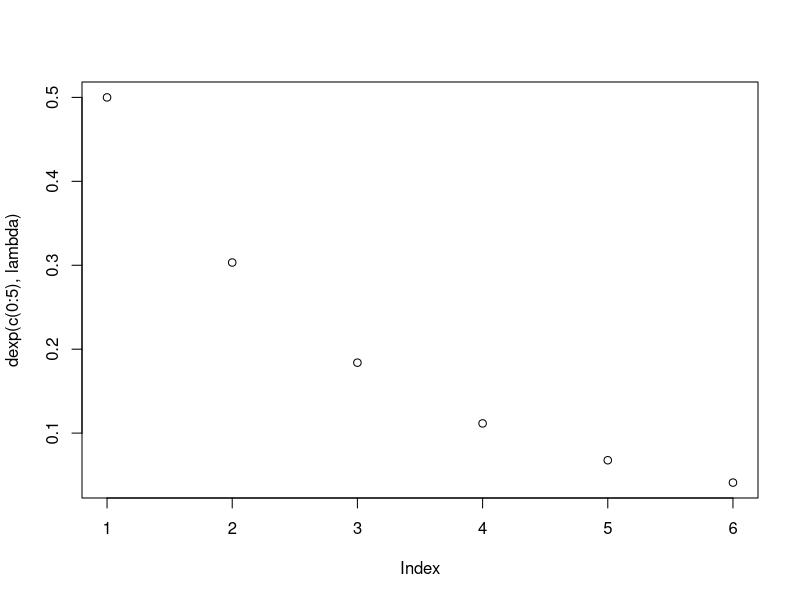
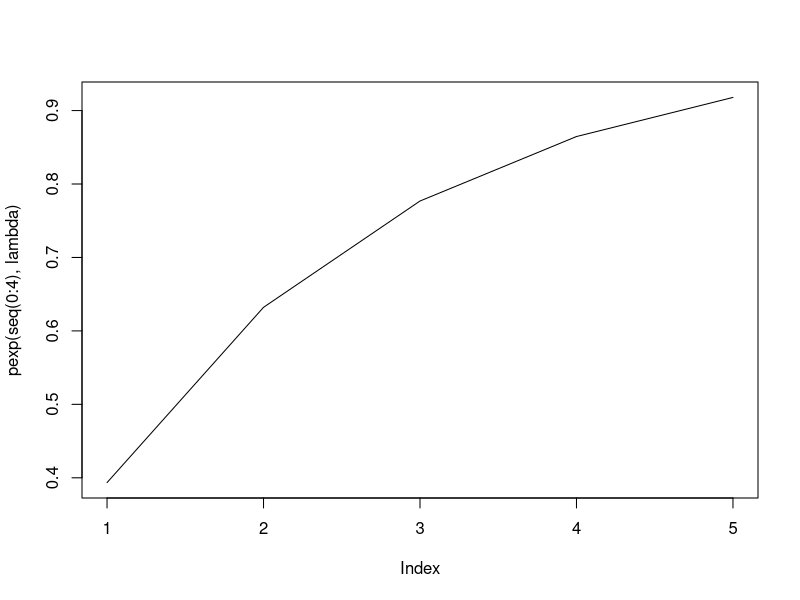
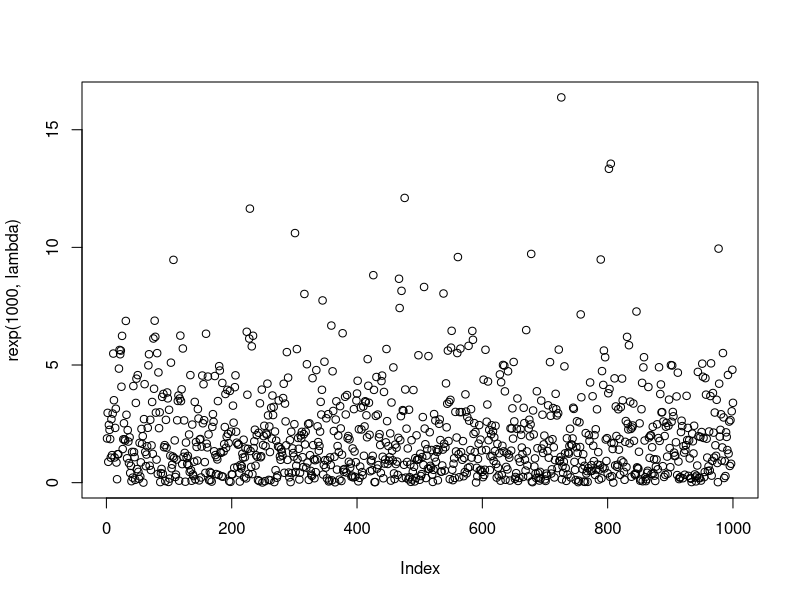
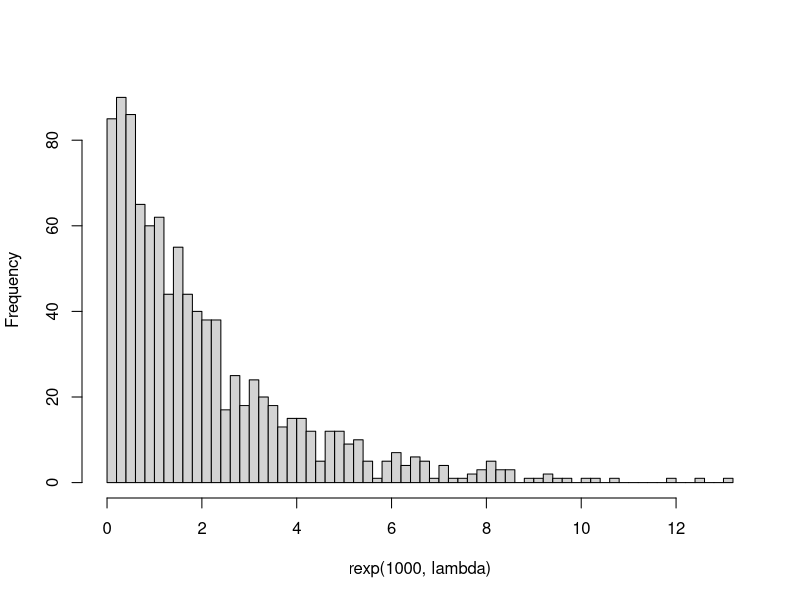

Here is the R script that generated these plots, in order:
# Question 1
punif(45, 0, 60, lower.tail=FALSE)
punif(30, 0, 60) - punif(20, 0, 60)

# Question 2
lambda = 1/2
dexp(3, lambda)

plot(dexp(c(0:5), lambda))

pexp(3, lambda)
plot(pexp(seq(0:4), lambda), type='l')

plot(rexp(1000, lambda))
hist(rexp(1000, lambda), breaks=50, main="")

# Question 3
alpha = 2
beta = 1/3
dgamma(3, alpha, beta)

pgamma(1, alpha, beta, lower.tail=FALSE)

qgamma(0.70, alpha, beta, lower.tail=FALSE)